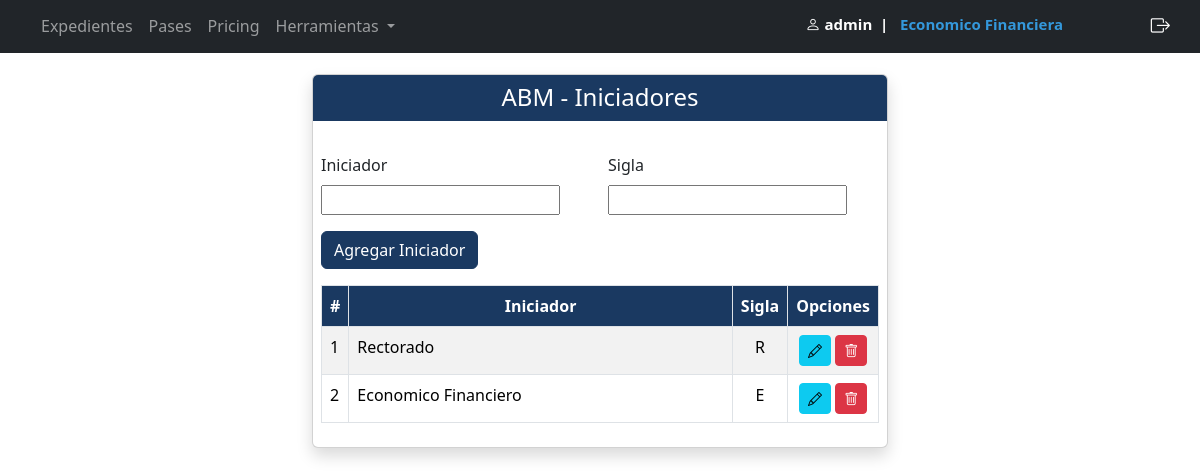
The app's page /Exp/crear_iniciador/ (signed in), older data.
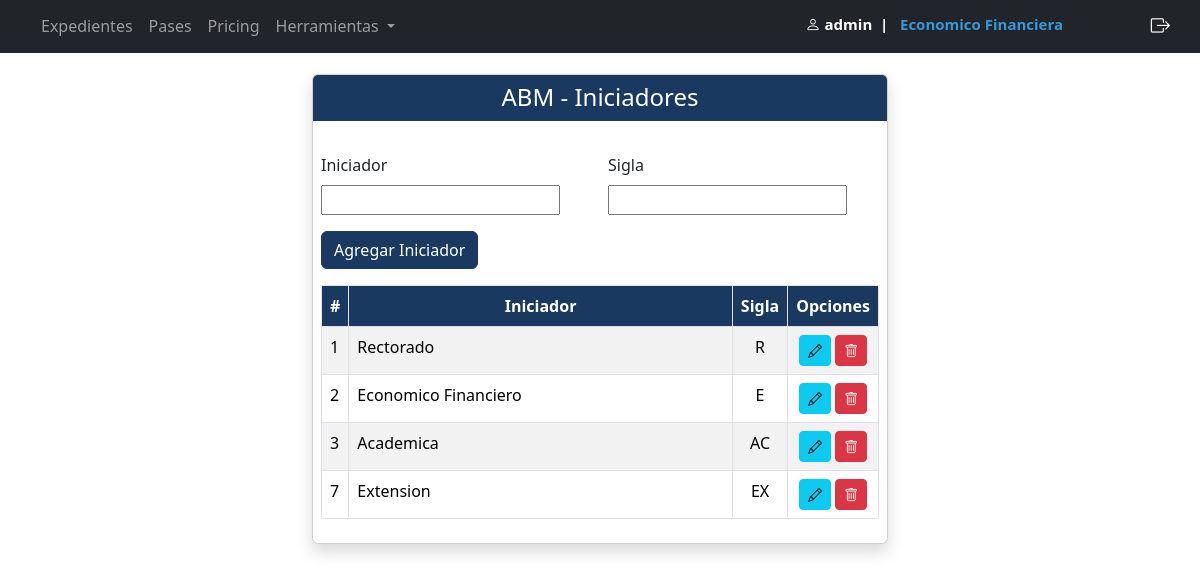
The same page, newer data.
### Exp/models.py (models this page shows, shortened)
class Iniciadores(models.Model):
    iniciador = models.CharField(max_length=100)
    sigla = models.CharField(max_length=2)
    class Meta:
        db_table = 'Iniciadores'

### Exp/views.py (the view)
# urls.py: path('crear_iniciador/', CrearIniciador.as_view(), name='crear_iniciador'),
class CrearIniciador(LoginRequiredMixin, CreateView):
    form_class = IniciadorForm
    template_name = 'crear_iniciador.html'
    success_url = '/Exp/crear_iniciador/'
    def get_context_data(self, **kwargs):
        context = super().get_context_data(**kwargs)
        context['iniciadores'] = Iniciadores.objects.all()
        return context

### Exp/forms.py (shortened to what this page needs)
class IniciadorForm(forms.ModelForm):
    class Meta:
        model = Iniciadores
        fields = ['iniciador', 'sigla']

### Exp/templates/crear_iniciador.html (shortened to what this page needs)
{% extends 'base.html' %}
{% block cambio %}
    <div class="container-fluid mt-3">
        <div class="row justify-content-center">
            <div class="col-md-6">
                <div class="card shadow">
                    <div class="card-header py-2"
                         style="background-color: #1a3961; border-color: #1a3961; color: white">
                        <h1 class="h4 text-center m-0">ABM - Iniciadores</h1>
                    </div>
                    <div class="card-body p-2 mt-4">
                        <form method="post" class="row g-3">
                            <div class="col-md-6">
                                <label for="{{ form.iniciador.id_for_label }}" class="form-label">{{ form.iniciador.label }}</label>
                                {{ form.iniciador }}
                            </div>
                            <div class="col-md-6">
                                <label for="{{ form.sigla.id_for_label }}" class="form-label">{{ form.sigla.label }}</label>
                                {{ form.sigla }}
                            </div>
                            <div class="col-12">
                                <button type="submit" class="btn custom-button2">
                                    Agregar Iniciador
                                </button>
                            </div>
                        </form>
                        <div class="table-responsive mt-3">
                            <table class="table table-bordered table-striped table-hover">
                                <thead class="custom-thead">
                                <tr>
                                    <th scope="col" style="width: 20px;" class="text-center">#</th>
                                    <th scope="col" class="text-center">Iniciador</th>
                                    <th scope="col" class="text-center"  style="width: 40px;">Sigla</th>
                                    <th scope="col" class="text-center" style="width: 90px;">Opciones</th>
                                </tr>
                                </thead>
                                <tbody>
                                {% for iniciador in iniciadores %}
                                    <tr>
                                        <td>{{ iniciador.id }}</td>
                                        <td>{{ iniciador.iniciador }} </td>
                                        <td class="text-center">{{ iniciador.sigla }}</td>
                                        <td class="text-center">
                                            <a href="#" class="btn btn-sm btn-info" title="Editar">
                                                <i class="bi bi-pencil"></i>
                                            </a>
                                            <a href="#" class="btn btn-sm btn-danger" title="Eliminar">
                                                <i class="bi bi-trash"></i>
                                            </a>
                                        </td>
                                    </tr>
                                {% endfor %}
                                </tbody>
                            </table>
                        </div>
                    </div>
                </div>
            </div>
        </div>
    </div>
{% endblock %}

Row changes from the older to the newer data that the page shows:
added Iniciadores: id "3", iniciador "Academica", sigla "AC"
added Iniciadores: id "7", iniciador "Extension", sigla "EX"
